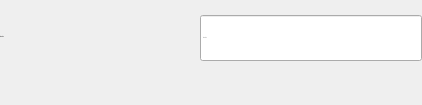
                            <widget class="QWidget" name="delivery_date_container" native="true">
                             <property name="minimumSize">
                              <size>
                               <width>0</width>
                               <height>105</height>
                              </size>
                             </property>
                             <property name="maximumSize">
                              <size>
                               <width>16777215</width>
                               <height>105</height>
                              </size>
                             </property>
                             <layout class="QVBoxLayout" name="verticalLayout_26">
                              <property name="spacing">
                               <number>0</number>
                              </property>
                              <property name="leftMargin">
                               <number>0</number>
                              </property>
                              <property name="topMargin">
                               <number>0</number>
                              </property>
                              <property name="rightMargin">
                               <number>0</number>
                              </property>
                              <property name="bottomMargin">
                               <number>0</number>
                              </property>
                              <item>
                               <widget class="QWidget" name="widget_34" native="true">
                                <layout class="QHBoxLayout" name="horizontalLayout_33">
                                 <property name="spacing">
                                  <number>0</number>
                                 </property>
                                 <property name="leftMargin">
                                  <number>0</number>
                                 </property>
                                 <property name="topMargin">
                                  <number>0</number>
                                 </property>
                                 <property name="rightMargin">
                                  <number>0</number>
                                 </property>
                                 <property name="bottomMargin">
                                  <number>0</number>
                                 </property>
                                 <item>
                                  <layout class="QHBoxLayout" name="formInput_14">
                                   <property name="spacing">
                                    <number>0</number>
                                   </property>
                                   <property name="topMargin">
                                    <number>0</number>
                                   </property>
                                   <item alignment="Qt::AlignTop">
                                    <widget class="QWidget" name="label_product_5" native="true">
                                     <property name="minimumSize">
                                      <size>
                                       <width>200</width>
                                       <height>0</height>
                                      </size>
                                     </property>
                                     <property name="maximumSize">
                                      <size>
                                       <width>200</width>
                                       <height>16777215</height>
                                      </size>
                                     </property>
                                     <layout class="QHBoxLayout" name="horizontalLayout_16">
                                      <property name="spacing">
                                       <number>0</number>
                                      </property>
                                      <property name="leftMargin">
                                       <number>0</number>
                                      </property>
                                      <property name="topMargin">
                                       <number>30</number>
                                      </property>
                                      <property name="rightMargin">
                                       <number>0</number>
                                      </property>
                                      <property name="bottomMargin">
                                       <number>0</number>
                                      </property>
                                      <item>
                                       <widget class="QLabel" name="label_7">
                                        <property name="font">
                                         <font>
                                          <family>Cambria</family>
                                          <pointsize>-1</pointsize>
                                          <bold>false</bold>
                                         </font>
                                        </property>
                                        <property name="text">
                                         <string>Ngày giao</string>
                                        </property>
                                       </widget>
                                      </item>
                                      <item>
                                       <widget class="QLabel" name="label_required_8">
                                        <property name="sizePolicy">
                                         <sizepolicy hsizetype="Expanding" vsizetype="Preferred">
                                          <horstretch>0</horstretch>
                                          <verstretch>0</verstretch>
                                         </sizepolicy>
                                        </property>
                                        <property name="text">
                                         <string/>
                                        </property>
                                       </widget>
                                      </item>
                                     </layout>
                                    </widget>
                                   </item>
                                   <item alignment="Qt::AlignTop">
                                    <widget class="QWidget" name="widget_35" native="true">
                                     <property name="maximumSize">
                                      <size>
                                       <width>16777215</width>
                                       <height>16777215</height>
                                      </size>
                                     </property>
                                     <layout class="QVBoxLayout" name="verticalLayout_25">
                                      <property name="spacing">
                                       <number>0</number>
                                      </property>
                                      <property name="leftMargin">
                                       <number>0</number>
                                      </property>
                                      <property name="topMargin">
                                       <number>15</number>
                                      </property>
                                      <property name="rightMargin">
                                       <number>0</number>
                                      </property>
                                      <property name="bottomMargin">
                                       <number>0</number>
                                      </property>
                                      <item>
                                       <widget class="QLineEdit" name="delivery_date_le">
                                        <property name="minimumSize">
                                         <size>
                                          <width>222</width>
                                          <height>46</height>
                                         </size>
                                        </property>
                                        <property name="maximumSize">
                                         <size>
                                          <width>16777215</width>
                                          <height>16777215</height>
                                         </size>
                                        </property>
                                        <property name="font">
                                         <font>
                                          <family>Cambria</family>
                                          <pointsize>-1</pointsize>
                                         </font>
                                        </property>
                                        <property name="text">
                                         <string/>
                                        </property>
                                        <property name="readOnly">
                                         <bool>true</bool>
                                        </property>
                                        <property name="placeholderText">
                                         <string>Ngày giao</string>
                                        </property>
                                        <property name="clearButtonEnabled">
                                         <bool>false</bool>
                                        </property>
                                       </widget>
                                      </item>
                                      <item>
                                       <widget class="QLabel" name="error_order_code_3">
                                        <property name="text">
                                         <string/>
                                        </property>
                                        <property name="margin">
                                         <number>0</number>
                                        </property>
                                       </widget>
                                      </item>
                                     </layout>
                                    </widget>
                                   </item>
                                  </layout>
                                 </item>
                                </layout>
                               </widget>
                              </item>
                             </layout>
                            </widget>
